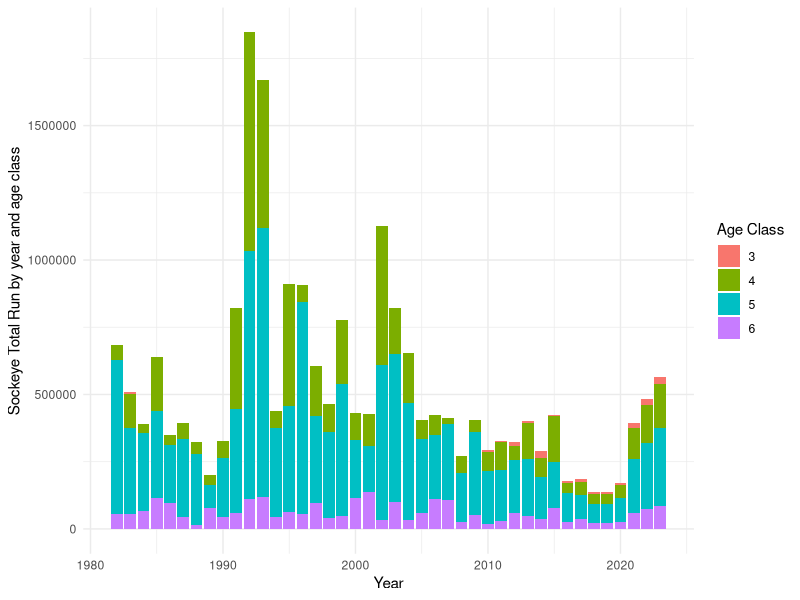
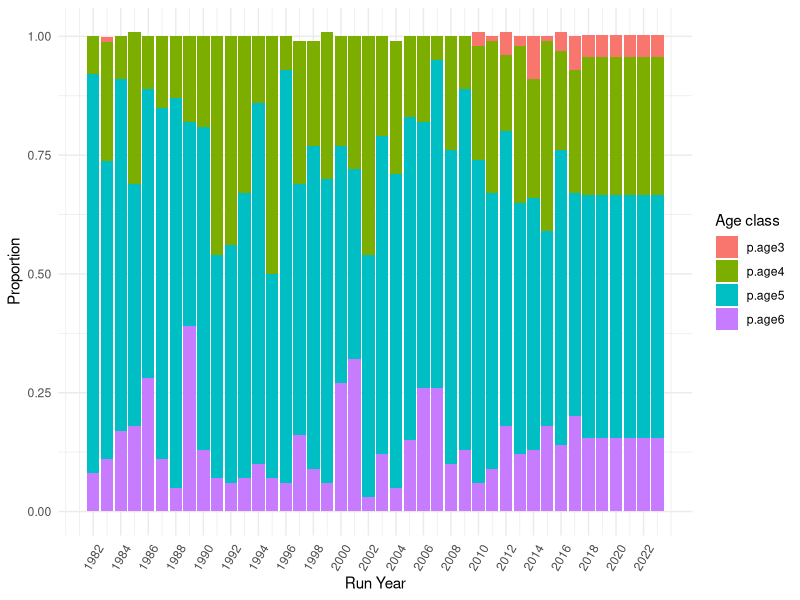

Source code (R) for these figures, in order: (Note: this script raises an error after producing the figures.)
# Code to process (1) Meziadin sockeye run by age data and (2) escapement and total return data
# for Meziadin-specific sockeye run forecast using ForecastR
library(tidyverse)

# Read in Meziadin/Nass TE/TR data:
mez_nass_TR_TE <- read_csv("data/nass vs mez TR TE new.csv") %>%
  filter(type == "Total Return") %>%
  drop_na("Meziadin") %>%
  rename(runyear = year)

# data to 2023:
#filter to include just the missing years (2018-2023)

datanew <- read.csv("data/TRTC-Results--Nass-Sockeye_kke.csv") %>%
  filter(CU_Name == "Meziadin") %>%
  subset(select = -c(CU, SpeciesId, T_Idx_E, ExpFactor1, ExpFactor2, AdjSum, ObsE,
                     ExpFactor3, TE, CDN.Harvest, CDN.ER, Q1, Q2, Q3, ER.Indicator,
                     ER.Indicator.Lookup, ER.Source, StatArea, TRTC, Total.Harvest,
                     Total.ER, CU_Name)) %>%
  filter(Year %in% c("2018", "2019", "2020", "2021", "2022", "2023")) %>%
  rename(runyear = Year, `Meziadin_Total Return` = Total.Run)%>%
  mutate(`Meziadin_Total Return` = as.numeric(gsub(",","",`Meziadin_Total Return`))) %>%
  mutate(p.age3 = 0.046,
         p.age4 = 0.29,
         p.age5 = 0.512,
         p.age6 = 0.154,
         Total = sum(p.age3, p.age4, p.age5, p.age6), 
         "3" = p.age3*`Meziadin_Total Return`,
         "4" = p.age4*`Meziadin_Total Return`,
         "5" = p.age5*`Meziadin_Total Return`,
         "6" = p.age6*`Meziadin_Total Return`)

#Wide format to have total run and escapement as columns
TR_TE_wide <- pivot_wider(mez_nass_TR_TE, names_from = type, values_from = c(Meziadin, Nass))

# Read in Meziadin by age data:
mez_age <- read_csv("data/Mez scale data - Andy.csv") %>%
  rename(runyear = Year)

# Merge the two dataframes 
all_mezdata <- merge(TR_TE_wide, mez_age, by = "runyear") %>%
  # filter to only Meziadin data, remove uninformative columns
  subset(select = -c(`Nass_Total Return`, RunAge7, AgeComp, mez.p, non.mez)) %>%
  # add sockeye escapement for each age class (total * percent age)
  # add sockeye total return number for each age class
  mutate("3" = RunAge3*`Meziadin_Total Return`,
         "4" = RunAge4*`Meziadin_Total Return`,
         "5" = RunAge5*`Meziadin_Total Return`,
         "6" = RunAge6*`Meziadin_Total Return`) %>%
  # clarify column name for percentages
  rename(p.age3 = RunAge3, p.age4 = RunAge4, p.age5 = RunAge5, p.age6 = RunAge6)

# Merge old and new data
all_mezdata <- bind_rows(all_mezdata, datanew)

# format for plotting
all_mezdata_long <- all_mezdata %>%
  pivot_longer(cols = "3":"6", names_to = "tr_ageclass", values_to = "tr_count") %>%
  rename(`Age Class` = tr_ageclass)

prop_ages <- all_mezdata %>%
  pivot_longer(cols = "p.age3":"p.age6", names_to = "Age class", values_to = "proportion_age")


# Plot total run by year with age classes:
ggplot(all_mezdata_long, aes(x = runyear, y = tr_count, fill = `Age Class`)) +
  geom_col() +
  xlab("Year") +
  ylab("Sockeye Total Run by year and age class") +
  theme_minimal()

# Proportion of age classes by year
ggplot(prop_ages, aes(x = runyear, y = proportion_age, fill = `Age class`))+
  geom_col() +
  theme_minimal() +
  xlab("Run Year") +
  ylab("Proportion")+
  scale_x_continuous(breaks = round(seq(min(prop_ages$runyear), max(prop_ages$runyear), 
                                        by = 2),1)) +
  theme(axis.text.x = element_text(angle = 60, vjust = 0.5))


# getting mean ages for 2018-2023.
# 1. filter older data to last 5 years (2013 - 2018).
# 2. Calculate mean of each age class over last 5 years
# 3. In dataset (data_new, above), add cols with each mean proportion, and estimated return of each age class
# by multiplying proportion by total run.

# mean_ages <- all_mezdata_long %>%
#   filter(runyear %in% c("2013", "2014", "2015", "2016", "2017")) %>%
#   mutate(mean_age3 = mean(p.age3), mean_age4 = mean(p.age4), mean_age5 = mean(p.age5),
#          mean_age6 = mean(p.age6))


# FORMATTING FOR FORECASTR ------------------------------------------------


# Format identical to ForecastR example - removing escapement and just include total return data,
# add columns for stock, species etc

mez_forecastr <- all_mezdata_long %>%
  subset(select = -c(p.age3, p.age4, p.age5, p.age6, Total, 
                     `Meziadin_Total Return`)) %>%
  rename(Run_Year = runyear, Age_Class = `Age Class`, Average_Terminal_Run = tr_count) %>%
  #filter(Age_Class != "3") %>% # remove age class 3 (for now..) because lots of zeros for this age class
  mutate(Brood_Year = Run_Year - as.numeric(Age_Class),
         Stock_Name = "Meziadin",
         Stock_Species = "Sockeye",
         Stock_Abundance = "Terminal Run",
         Forecasting_Year = "2024") %>%
  select(Stock_Name, Stock_Species, Stock_Abundance, Forecasting_Year, Run_Year, Brood_Year,
         Age_Class, Average_Terminal_Run) %>%
  mutate(Average_Terminal_Run = ifelse(is.na(Average_Terminal_Run), 0, Average_Terminal_Run))


# remove values from columns 1-4, except for the first row
mez_forecastr <- mez_forecastr %>%
  mutate(
    Stock_Name = ifelse(row_number() == 1, Stock_Name, ""),
    Stock_Species = ifelse(row_number() == 1, Stock_Species, ""),
    Stock_Abundance = ifelse(row_number() == 1, Stock_Abundance, ""),
    Forecasting_Year = ifelse(row_number() == 1, Forecasting_Year, "")
  )

write.csv(mez_forecastr, "~/coastland/nass-data-summaries/data/mez_forecastr.csv", row.names = FALSE)
